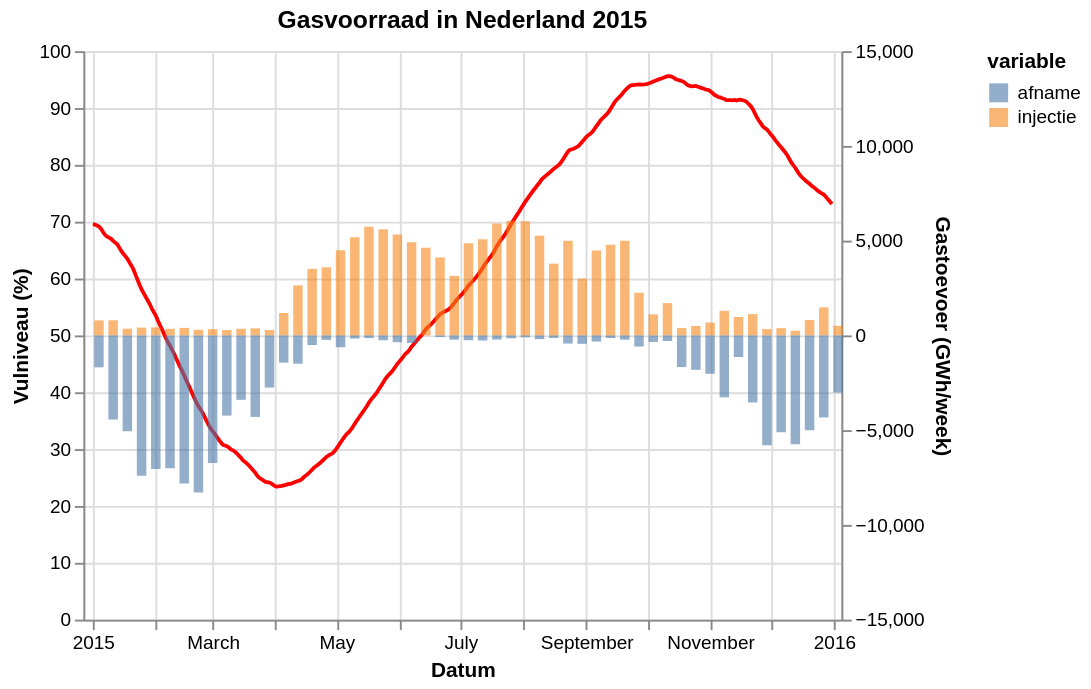

Write a Vega-Lite specification for this figure.
### Vega-Lite specification from a JSON file in a GitHub repository (floating-point values rounded to 4 significant figures; data arrays with more than 128 entries replaced by an {"elided": "..."} marker saying what was removed)
{"config": {"view": {"continuousWidth": 400, "continuousHeight": 300}}, "layer": [{"data": {"name": "data-2aed173cf5b06a8abfb39aa93e326470"}, "mark": {"type": "line", "color": "red"}, "encoding": {"tooltip": [{"field": "gasDayStart", "type": "temporal"}, {"field": "full", "type": "quantitative"}], "x": {"axis": {"title": "Datum"}, "field": "gasDayStart", "type": "temporal"}, "y": {"axis": {"title": "Vulniveau (%)"}, "field": "full", "scale": {"domain": [0, 100], "padding": 0}, "type": "quantitative"}}}, {"data": {"name": "data-e52d3d5fdd020a1164bb1583759dcacf"}, "mark": {"type": "bar", "binSpacing": 0, "opacity": 0.6}, "encoding": {"color": {"field": "variable", "type": "nominal"}, "tooltip": [{"field": "gasDayStart", "type": "temporal"}, {"field": "variable", "type": "nominal"}, {"field": "value", "type": "quantitative"}], "x": {"axis": {"title": "Datum"}, "field": "gasDayStart", "scale": {"domain": ["2015-01-01", "2015-12-31"]}, "type": "temporal"}, "y": {"axis": {"title": "Gastoevoer (GWh/week)"}, "field": "value", "scale": {"domain": [-15000, 15000], "padding": 0}, "type": "quantitative"}}}], "resolve": {"scale": {"y": "independent"}}, "title": "Gasvoorraad in Nederland 2015", "$schema": "https://vega.github.io/schema/vega-lite/v5.json", "datasets": {"data-2aed173cf5b06a8abfb39aa93e326470": {"elided": "365 records"}, "data-e52d3d5fdd020a1164bb1583759dcacf": [{"gasDayStart": "2015-01-04T00:00:00", "variable": "injectie", "value": 791.0}, {"gasDayStart": "2015-01-11T00:00:00", "variable": "injectie", "value": 800.0}, {"gasDayStart": "2015-01-18T00:00:00", "variable": "injectie", "value": 356.0}, {"gasDayStart": "2015-01-25T00:00:00", "variable": "injectie", "value": 415.0}, {"gasDayStart": "2015-02-01T00:00:00", "variable": "injectie", "value": 424.0}, {"gasDayStart": "2015-02-08T00:00:00", "variable": "injectie", "value": 349.0}, {"gasDayStart": "2015-02-15T00:00:00", "variable": "injectie", "value": 397.0}, {"gasDayStart": "2015-02-22T00:00:00", "variable": "injectie", "value": 296.0}, {"gasDayStart": "2015-03-01T00:00:00", "variable": "injectie", "value": 329.0}, {"gasDayStart": "2015-03-08T00:00:00", "variable": "injectie", "value": 280.0}, {"gasDayStart": "2015-03-15T00:00:00", "variable": "injectie", "value": 349.0}, {"gasDayStart": "2015-03-22T00:00:00", "variable": "injectie", "value": 373.0}, {"gasDayStart": "2015-03-29T00:00:00", "variable": "injectie", "value": 283.0}, {"gasDayStart": "2015-04-05T00:00:00", "variable": "injectie", "value": 1183.0}, {"gasDayStart": "2015-04-12T00:00:00", "variable": "injectie", "value": 2642.0}, {"gasDayStart": "2015-04-19T00:00:00", "variable": "injectie", "value": 3511.0}, {"gasDayStart": "2015-04-26T00:00:00", "variable": "injectie", "value": 3593.0}, {"gasDayStart": "2015-05-03T00:00:00", "variable": "injectie", "value": 4494.0}, {"gasDayStart": "2015-05-10T00:00:00", "variable": "injectie", "value": 5183.0}, {"gasDayStart": "2015-05-17T00:00:00", "variable": "injectie", "value": 5740.0}, {"gasDayStart": "2015-05-24T00:00:00", "variable": "injectie", "value": 5606.0}, {"gasDayStart": "2015-05-31T00:00:00", "variable": "injectie", "value": 5321.0}, {"gasDayStart": "2015-06-07T00:00:00", "variable": "injectie", "value": 4911.0}, {"gasDayStart": "2015-06-14T00:00:00", "variable": "injectie", "value": 4631.0}, {"gasDayStart": "2015-06-21T00:00:00", "variable": "injectie", "value": 4115.0}, {"gasDayStart": "2015-06-28T00:00:00", "variable": "injectie", "value": 3144.0}, {"gasDayStart": "2015-07-05T00:00:00", "variable": "injectie", "value": 4860.0}, {"gasDayStart": "2015-07-12T00:00:00", "variable": "injectie", "value": 5073.0}, {"gasDayStart": "2015-07-19T00:00:00", "variable": "injectie", "value": 5902.0}, {"gasDayStart": "2015-07-26T00:00:00", "variable": "injectie", "value": 6055.0}, {"gasDayStart": "2015-08-02T00:00:00", "variable": "injectie", "value": 6026.0}, {"gasDayStart": "2015-08-09T00:00:00", "variable": "injectie", "value": 5259.0}, {"gasDayStart": "2015-08-16T00:00:00", "variable": "injectie", "value": 3786.0}, {"gasDayStart": "2015-08-23T00:00:00", "variable": "injectie", "value": 4996.0}, {"gasDayStart": "2015-08-30T00:00:00", "variable": "injectie", "value": 3000.0}, {"gasDayStart": "2015-09-06T00:00:00", "variable": "injectie", "value": 4483.0}, {"gasDayStart": "2015-09-13T00:00:00", "variable": "injectie", "value": 4789.0}, {"gasDayStart": "2015-09-20T00:00:00", "variable": "injectie", "value": 4994.0}, {"gasDayStart": "2015-09-27T00:00:00", "variable": "injectie", "value": 2253.0}, {"gasDayStart": "2015-10-04T00:00:00", "variable": "injectie", "value": 1113.0}, {"gasDayStart": "2015-10-11T00:00:00", "variable": "injectie", "value": 1705.0}, {"gasDayStart": "2015-10-18T00:00:00", "variable": "injectie", "value": 389.0}, {"gasDayStart": "2015-10-25T00:00:00", "variable": "injectie", "value": 496.0}, {"gasDayStart": "2015-11-01T00:00:00", "variable": "injectie", "value": 680.0}, {"gasDayStart": "2015-11-08T00:00:00", "variable": "injectie", "value": 1295.0}, {"gasDayStart": "2015-11-15T00:00:00", "variable": "injectie", "value": 973.0}, {"gasDayStart": "2015-11-22T00:00:00", "variable": "injectie", "value": 1124.0}, {"gasDayStart": "2015-11-29T00:00:00", "variable": "injectie", "value": 335.0}, {"gasDayStart": "2015-12-06T00:00:00", "variable": "injectie", "value": 384.0}, {"gasDayStart": "2015-12-13T00:00:00", "variable": "injectie", "value": 246.0}, {"gasDayStart": "2015-12-20T00:00:00", "variable": "injectie", "value": 812.0}, {"gasDayStart": "2015-12-27T00:00:00", "variable": "injectie", "value": 1476.0}, {"gasDayStart": "2016-01-03T00:00:00", "variable": "injectie", "value": 506.0}, {"gasDayStart": "2015-01-04T00:00:00", "variable": "afname", "value": -1684.0}, {"gasDayStart": "2015-01-11T00:00:00", "variable": "afname", "value": -4442.0}, {"gasDayStart": "2015-01-18T00:00:00", "variable": "afname", "value": -5061.0}, {"gasDayStart": "2015-01-25T00:00:00", "variable": "afname", "value": -7412.0}, {"gasDayStart": "2015-02-01T00:00:00", "variable": "afname", "value": -7046.0}, {"gasDayStart": "2015-02-08T00:00:00", "variable": "afname", "value": -7004.0}, {"gasDayStart": "2015-02-15T00:00:00", "variable": "afname", "value": -7811.0}, {"gasDayStart": "2015-02-22T00:00:00", "variable": "afname", "value": -8286.0}, {"gasDayStart": "2015-03-01T00:00:00", "variable": "afname", "value": -6738.0}, {"gasDayStart": "2015-03-08T00:00:00", "variable": "afname", "value": -4230.0}, {"gasDayStart": "2015-03-15T00:00:00", "variable": "afname", "value": -3397.0}, {"gasDayStart": "2015-03-22T00:00:00", "variable": "afname", "value": -4303.0}, {"gasDayStart": "2015-03-29T00:00:00", "variable": "afname", "value": -2752.0}, {"gasDayStart": "2015-04-05T00:00:00", "variable": "afname", "value": -1437.0}, {"gasDayStart": "2015-04-12T00:00:00", "variable": "afname", "value": -1492.0}, {"gasDayStart": "2015-04-19T00:00:00", "variable": "afname", "value": -510.0}, {"gasDayStart": "2015-04-26T00:00:00", "variable": "afname", "value": -237.0}, {"gasDayStart": "2015-05-03T00:00:00", "variable": "afname", "value": -624.0}, {"gasDayStart": "2015-05-10T00:00:00", "variable": "afname", "value": -164.0}, {"gasDayStart": "2015-05-17T00:00:00", "variable": "afname", "value": -141.0}, {"gasDayStart": "2015-05-24T00:00:00", "variable": "afname", "value": -256.0}, {"gasDayStart": "2015-05-31T00:00:00", "variable": "afname", "value": -359.0}, {"gasDayStart": "2015-06-07T00:00:00", "variable": "afname", "value": -397.0}, {"gasDayStart": "2015-06-14T00:00:00", "variable": "afname", "value": 0.0}, {"gasDayStart": "2015-06-21T00:00:00", "variable": "afname", "value": -89.0}, {"gasDayStart": "2015-06-28T00:00:00", "variable": "afname", "value": -226.0}, {"gasDayStart": "2015-07-05T00:00:00", "variable": "afname", "value": -254.0}, {"gasDayStart": "2015-07-12T00:00:00", "variable": "afname", "value": -270.0}, {"gasDayStart": "2015-07-19T00:00:00", "variable": "afname", "value": -217.0}, {"gasDayStart": "2015-07-26T00:00:00", "variable": "afname", "value": -151.0}, {"gasDayStart": "2015-08-02T00:00:00", "variable": "afname", "value": -99.0}, {"gasDayStart": "2015-08-09T00:00:00", "variable": "afname", "value": -198.0}, {"gasDayStart": "2015-08-16T00:00:00", "variable": "afname", "value": -134.0}, {"gasDayStart": "2015-08-23T00:00:00", "variable": "afname", "value": -430.0}, {"gasDayStart": "2015-08-30T00:00:00", "variable": "afname", "value": -445.0}, {"gasDayStart": "2015-09-06T00:00:00", "variable": "afname", "value": -324.0}, {"gasDayStart": "2015-09-13T00:00:00", "variable": "afname", "value": -137.0}, {"gasDayStart": "2015-09-20T00:00:00", "variable": "afname", "value": -227.0}, {"gasDayStart": "2015-09-27T00:00:00", "variable": "afname", "value": -587.0}, {"gasDayStart": "2015-10-04T00:00:00", "variable": "afname", "value": -346.0}, {"gasDayStart": "2015-10-11T00:00:00", "variable": "afname", "value": -295.0}, {"gasDayStart": "2015-10-18T00:00:00", "variable": "afname", "value": -1670.0}, {"gasDayStart": "2015-10-25T00:00:00", "variable": "afname", "value": -1816.0}, {"gasDayStart": "2015-11-01T00:00:00", "variable": "afname", "value": -2022.0}, {"gasDayStart": "2015-11-08T00:00:00", "variable": "afname", "value": -3265.0}, {"gasDayStart": "2015-11-15T00:00:00", "variable": "afname", "value": -1138.0}, {"gasDayStart": "2015-11-22T00:00:00", "variable": "afname", "value": -3539.0}, {"gasDayStart": "2015-11-29T00:00:00", "variable": "afname", "value": -5796.0}, {"gasDayStart": "2015-12-06T00:00:00", "variable": "afname", "value": -5115.0}, {"gasDayStart": "2015-12-13T00:00:00", "variable": "afname", "value": -5744.0}, {"gasDayStart": "2015-12-20T00:00:00", "variable": "afname", "value": -5007.0}, {"gasDayStart": "2015-12-27T00:00:00", "variable": "afname", "value": -4329.0}, {"gasDayStart": "2016-01-03T00:00:00", "variable": "afname", "value": -3019.0}]}, "data": {"name": "data-2aed173cf5b06a8abfb39aa93e326470"}}
